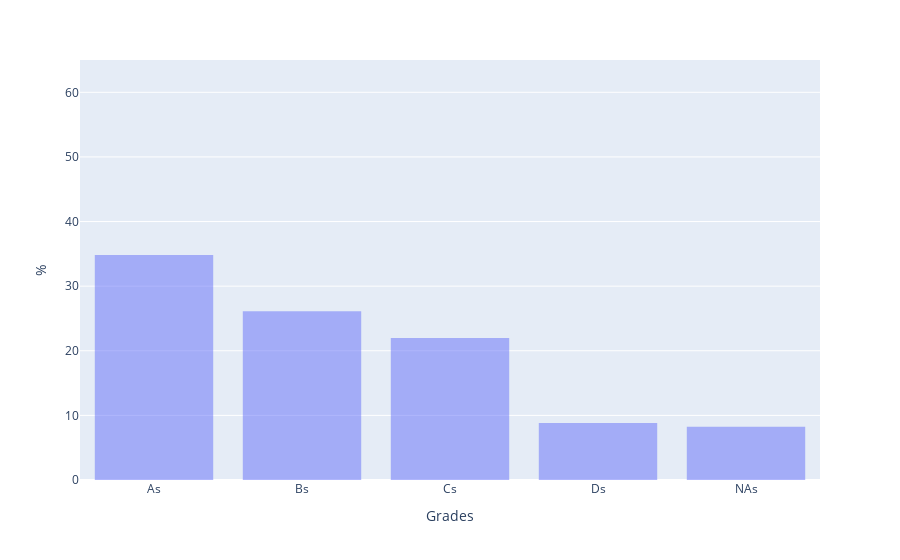

Notebook code for this chart:
### Code cell
# Drop rows with entries

state_ldf = state_ldf[state_ldf.Grades != 'Entries']

# Plot graph

fig = px.histogram(state_ldf, x = "Grades", y = "Count", 
                #color = "Subject",
                histnorm = 'percent',
                barmode = 'overlay',
                #facet_row = 'Year',
                #width = 1000,
                #height = 1000,
                labels = {"Count": "Students"},
                category_orders = {'Grades' : ['Entries', 'As', 'Bs', 'Cs', 'Ds', 'NAs']},
                )

fig.update_traces(hovertemplate = 'Grade = %{x}, <br>Percentage = %{y:.0f}')

fig.update_yaxes(title = "%", range = [0,65])

fig.show()

### Figure 1 — Plotly figure (JSON) as saved in the notebook; plotly's stock layout.template omitted (floating-point values rounded to 4 significant figures; data arrays with more than 128 entries replaced by an {"elided": "..."} marker saying what was removed)
{"data": [{"alignmentgroup": "True", "bingroup": "x", "histfunc": "sum", "histnorm": "percent", "hovertemplate": "Grade = %{x}, <br>Percentage = %{y:.0f}", "legendgroup": "", "marker": {"color": "#636efa", "opacity": 0.5, "pattern": {"shape": ""}}, "name": "", "offsetgroup": "", "orientation": "v", "showlegend": false, "type": "histogram", "x": {"elided": "875 str values"}, "xaxis": "x", "y": {"elided": "875 int values"}, "yaxis": "y"}], "layout": {"barmode": "overlay", "legend": {"tracegroupgap": 0}, "margin": {"t": 60}, "xaxis": {"anchor": "y", "categoryarray": ["Entries", "As", "Bs", "Cs", "Ds", "NAs"], "categoryorder": "array", "domain": [0, 1], "title": {"text": "Grades"}}, "yaxis": {"anchor": "x", "domain": [0, 1], "range": [0, 65], "title": {"text": "%"}}}}
